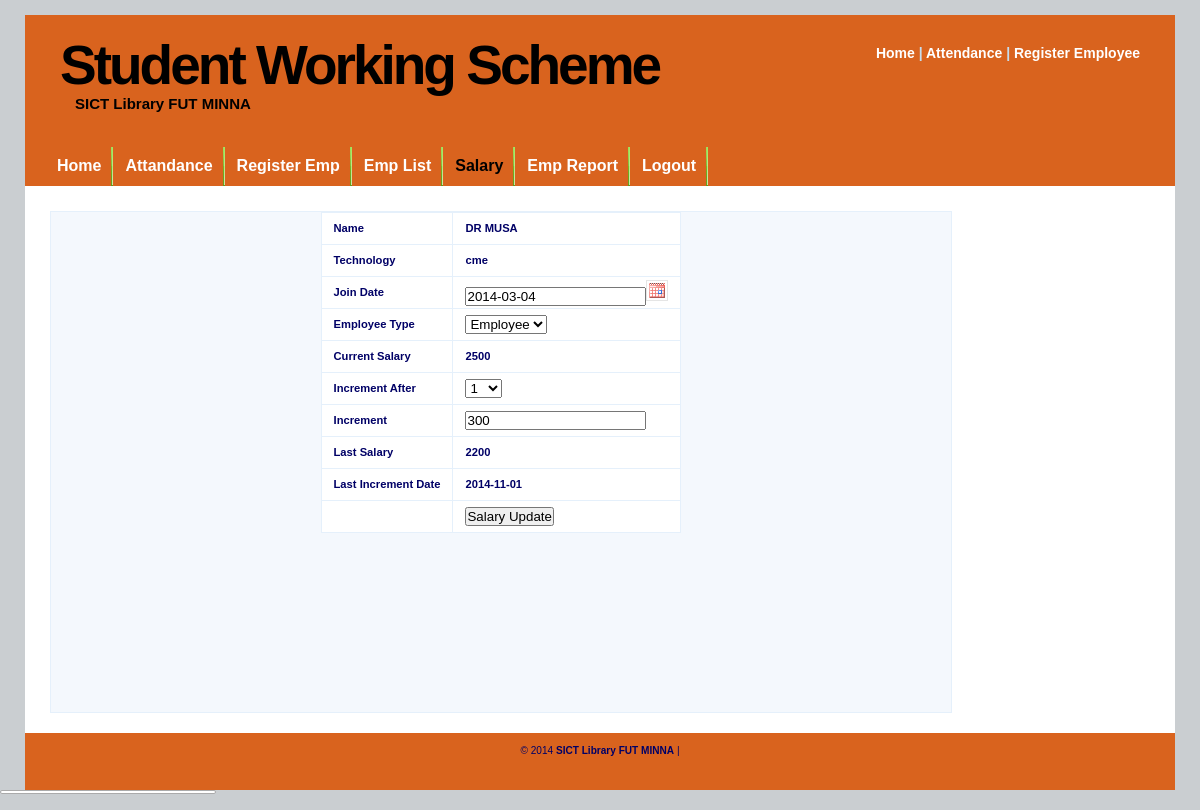
Screenshot of /EmployeeSalaryUpdate.php?EmpID=26 (signed in) with the database file from the repository.
### tables this page shows
CREATE TABLE IF NOT EXISTS `salary_detail` (
  `SalaryID` int(20) NOT NULL AUTO_INCREMENT,
  `EmpID` int(20) NOT NULL,
  `JoinDate` date NOT NULL,
  `EmpType` varchar(20) NOT NULL,
  `CurrentSalary` int(10) NOT NULL,
  `IncrementAmount` int(10) NOT NULL,
  `IncrementAfter` int(5) NOT NULL,
  `IncrementDate` date NOT NULL,
  `LastSalary` int(10) NOT NULL,
  `LastIncrement` date NOT NULL,
  PRIMARY KEY (`SalaryID`),
  KEY `EmpID` (`EmpID`)
);

CREATE TABLE IF NOT EXISTS `employee_detail` (
  `EmpID` int(10) NOT NULL AUTO_INCREMENT,
  `EmpName` varchar(255) NOT NULL,
  `EmpAddress` text NOT NULL,
  `EmpMobile` varchar(15) NOT NULL,
  `EmpEmail` varchar(50) NOT NULL,
  `EmpBirthdate` date NOT NULL,
  `EmpBloodGroup` varchar(5) NOT NULL,
  `EmpTechnology` varchar(20) NOT NULL,
  PRIMARY KEY (`EmpID`)
);

### class/dbclass.php (called while the page is built, shortened)
<?php
class MySQLCN {
   function MySQLCN() {
      $user = DB_USERNAME;
      $pass = DB_PASSWORD;
      $server = DB_SERVER;
      $conn = mysql_connect($server, $user, $pass);
      $this->CONN = $conn;
      return true;
   }
   function select($sql = "") {
      $conn = $this->CONN;
      $results = @mysql_query($sql, $conn);
      $count = 0;
      $data = array();
      while ($row = mysql_fetch_array($results)) {
        foreach ($row as $key => $value) {
            if (!is_array($value)) {
               $row[$key] = htmlspecialchars_decode($value, ENT_QUOTES);
            }
         }
         $data[$count] = $row;
         $count++;
      }
      return $data;
   }
}
?>

### class/EmpRegister.php (called while the page is built, shortened)
<?php
class EmpRegister extends MySQLCN {
    function get($EmpID) {
        $qry = "SELECT *
                FROM `employee_detail` ed LEFT JOIN salary_detail sd ON sd.EmpID = ed.EmpID
                WHERE ed.EmpID = '{$EmpID}'";
        return $this->select($qry);
    }
}
?>

### EmployeeSalaryUpdate.php (the view, shortened to what this page needs)
<?php
require_once 'class/dbclass.php';
require_once 'class/EmpRegister.php';
$emp = new EmpRegister();
$EmpID = $_REQUEST['EmpID'];
if ($EmpID != NULL) {
    $result = $emp->get($EmpID);
} else {
    header('Location: SalaryDetail.php');
}
?>
<!DOCTYPE html PUBLIC "-//W3C//DTD XHTML 1.0 Strict//EN" "http://www.w3.org/TR/xhtml1/DTD/xhtml1-strict.dtd">
<html xmlns="http://www.w3.org/1999/xhtml" xml:lang="en" lang="en">
<head>
    <?php require_once 'config/commonJS.php'; ?>
</head>
<body>
<div id="wrap">
    <?php @require_once 'menu/header.php'; ?>
    <?php @require_once 'menu/menu.php'; ?>
    <div id="content-wrap">
        <div id="main">
            <form id="formSubmit" method="post" action="process/processEmpRegister.php">
                <center>
                    <table class="tbl">
                        <tr>
                            <td><b>Name</b></td>
                            <td><b><?php echo $result[0]['EmpName']; ?></b></td>
                        </tr>
                        <tr>
                            <td><b>Technology</b></td>
                            <td><b><?php echo $result[0]['EmpTechnology']; ?></b></td>
                        </tr>
                        <tr>
                            <td><b>Join Date</b></td>
                            <td><input type="text" class="validate[required]" readonly name="JoinDate" id="JoinDate"
                                       value="<?php echo $result[0]['JoinDate']; ?>"/></td>
                        </tr>
                        <tr>
                            <td><b>Employee Type</b></td>
                            <td>
                                <select name="EmpType" id="EmpType">
                                    <option
                                        value="employee" <?php echo $result[0]['EmpType'] == 'employee' ? 'selected' : ''; ?> >
                                        Employee
                                    </option>
                                </select>
                            </td>
                        </tr>
                        <tr>
                            <td><b>Current Salary</b></td>
                            <td><b><?php echo $result[0]['CurrentSalary']; ?></b></td>
                        </tr>
                        <tr>
                            <td><b>Increment After</b></td>
                            <td>
                                <select name="IncrementAfter" id="IncrementAfter">
                                    <option
                                        value="1" <?php echo $result[0]['IncrementAfter'] == '1' ? 'selected' : ''; ?> >
                                        1
                                    </option>
                                </select>
                            </td>
                        </tr>
                        <tr>
                            <td><b>Increment</b></td>
                            <td><input type="text" name="IncrementAmount" id="IncrementAmount"
                                       value="<?php echo $result[0]['IncrementAmount']; ?>"/></td>
                        </tr>
                        <tr class="temphide">
                            <td><b>Last Salary</b></td>
                            <td><b><?php echo $result[0]['LastSalary']; ?></b></td>
                        </tr>
                        <tr class="temphide">
                            <td><b>Last Increment Date</b></td>
                            <td><b><?php echo $result[0]['LastIncrement']; ?></b></td>
                        </tr>
                        <tr>
                            <td></td>
                            <td><input type="submit" name="submit" id="" value="Salary Update"/></td>
                        </tr>
                    </table>
                </center>
            </form>
        </div>
    </div>
    <?php @require_once 'menu/footer.php'; ?>
</div>
</body>
</html>

### css/CoolWater.css (style rules this page uses)
* { margin: 0; padding: 0; outline: 0; }
body { background: #caced1; font: 70%/1.5em Verdana, Tahoma, arial, sans-serif; color: #000066; text-align: center; margin: 15px 0; }
.tbl { border-collapse: collapse; }
.tbl tr { height: 32px; background: #fff; }
.tbl td { padding-left: 12px; padding-right: 12px; border: 1px solid #E5F0FB; }
#wrap { width: 1150px; background: #FFF; margin: 0 auto; text-align: left; }
#content-wrap { clear: both; width: 1140px; margin: 5px auto; padding: 0; }
#main { float: left; width: 900px; margin: 20px 20px 20px 20px; display: inline; min-height: 500px; background: none repeat scroll 0 0 #F4F8FD; border: 1px solid #E5F0FB; }

### rows the page displays
salary_detail: EmpID.EmpName "DR MUSA", EmpID.EmpTechnology "cme", JoinDate "2014-03-04", EmpType "Employee", CurrentSalary "2500", IncrementAfter "1", IncrementAmount "300", LastSalary "2200", LastIncrement "2014-11-01"
